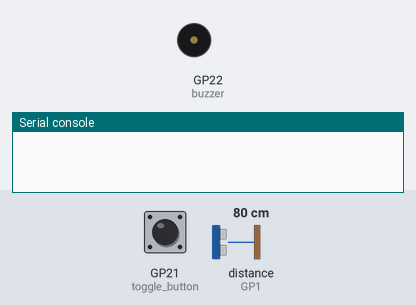
This program was run on a simulated Raspberry Pi Pico running CircuitPython. On the bench: buzzer (waves = sounding), the last lines printed to the serial console. The test bench sets the inputs (shaded band); at power-on: distance to the obstacle (sensor on GP1) 80 cm, GP21 (toggle_button) HIGH. The echo pulse lasts 58.3 µs per cm.

Above: at 1.2 s.
1.3 s: distance to the obstacle (sensor on GP1) set to 75 cm
2.8 s: distance to the obstacle (sensor on GP1) set to 68 cm
At 3.9 s:
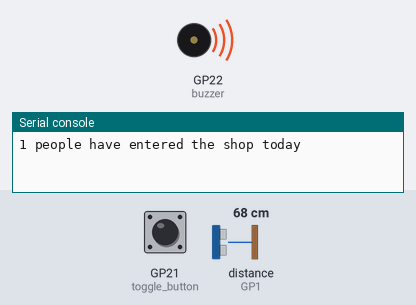
8.8 s: distance to the obstacle (sensor on GP1) set to 120 cm
At 10.4 s:
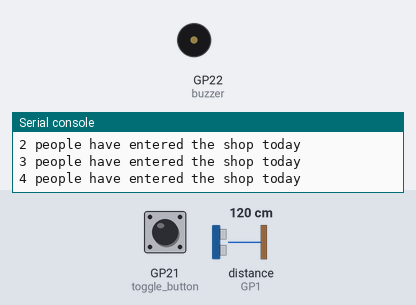
Timing chart, 0 to 11.6 s (numbered marks = the images above; inputs shaded):
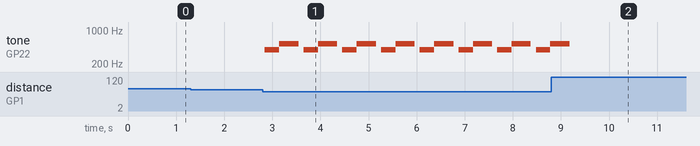

The program:

lesson_1_p4.py
```python
from time import sleep
import board
from adafruit_hcsr04 import HCSR04
from pwmio import PWMOut
from digitalio import DigitalInOut, Pull

# Part 4 - daily record tracker

# Setup
sensor = HCSR04(trigger_pin=board.GP0, echo_pin=board.GP1)
max_distance = 70
buzzer = PWMOut(pin=board.GP22, frequency=440, duty_cycle=0, variable_frequency=True)
toggle_button = DigitalInOut(board.GP21)
toggle_button.switch_to_input(pull=Pull.UP)

# Ding-dong function
def ding_dong():
    # Play G4 for 300 ms
    buzzer.frequency = 392
    buzzer.duty_cycle = 32768  # 50% duty cycle
    sleep(0.3)
    # Play C5 for 400 ms
    buzzer.frequency = 523
    sleep(0.4)
    buzzer.duty_cycle = 0

# Function to get distance
def get_distance():
    try:
        return sensor.distance
    except:
        return max_distance

# Variables to keep track of state
# Is there a person in front of the sensor?
person_detected = False
# How many people have come in?
people_count = 0
# What's the most people we've seen in one day?
people_record = 0  # New code
# Is there a person in the shop right now?
person_in_shop = False
# Main loop
while True:
    if get_distance() < max_distance:
        # We detected a person!
        ding_dong()
        person_detected = False
        if not person_in_shop:
            # A person has entered the shop!
            people_count += 1
            print(f"{people_count} people have entered the shop today")
        # Reset the "person in shop" flag
        person_in_shop = not person_in_shop
    if not toggle_button.value:
        print("Closing time!")
        # New section
        if people_count > people_record:
            print(f"New record! We had {people_count} visitors today.")
            people_record = people_count
        people_count = 0
    sleep(0.1)

# Next steps: Talk about / demonstrate sensor & switch debouncing
```

Measured:
- the behaviour switches between 71 and 70 cm on distance to the obstacle (sensor on GP1) (found by bisection; images 0 and 1)
- after the input at 1.3 s, every drawn part: stays the same
- after the input at 2.8 s, tone on GP22 (buzzer): silent → 392 Hz after 0.05 s, then repeats every 0.81 s: 523 Hz 0.40 s, silent 0.11 s, 392 Hz 0.30 s
- after the input at 8.8 s, tone on GP22 (buzzer): goes on until 9.2 s, then stays silent
